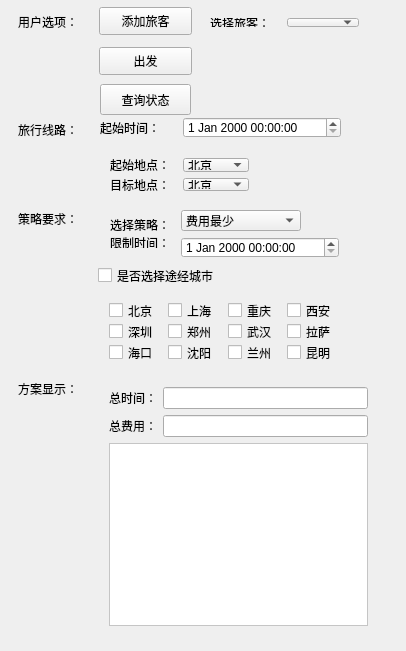
<?xml version="1.0" encoding="UTF-8"?>
<ui version="4.0">
 <class>Widget</class>
 <widget class="QWidget" name="Widget">
  <property name="geometry">
   <rect>
    <x>0</x>
    <y>0</y>
    <width>406</width>
    <height>651</height>
   </rect>
  </property>
  <property name="windowTitle">
   <string>Widget</string>
  </property>
  <widget class="QPushButton" name="StartButton">
   <property name="enabled">
    <bool>true</bool>
   </property>
   <property name="geometry">
    <rect>
     <x>99</x>
     <y>47</y>
     <width>93</width>
     <height>28</height>
    </rect>
   </property>
   <property name="minimumSize">
    <size>
     <width>93</width>
     <height>28</height>
    </size>
   </property>
   <property name="maximumSize">
    <size>
     <width>93</width>
     <height>28</height>
    </size>
   </property>
   <property name="text">
    <string>出发</string>
   </property>
  </widget>
  <widget class="QComboBox" name="StrategyComboBox">
   <property name="geometry">
    <rect>
     <x>181</x>
     <y>210</y>
     <width>120</width>
     <height>21</height>
    </rect>
   </property>
   <item>
    <property name="text">
     <string>费用最少</string>
    </property>
   </item>
   <item>
    <property name="text">
     <string>耗时最短</string>
    </property>
   </item>
   <item>
    <property name="text">
     <string>限时费用最少</string>
    </property>
   </item>
  </widget>
  <widget class="QWidget" name="layoutWidget">
   <property name="geometry">
    <rect>
     <x>98</x>
     <y>292</y>
     <width>253</width>
     <height>79</height>
    </rect>
   </property>
   <layout class="QVBoxLayout" name="verticalLayout_2">
    <item>
     <layout class="QHBoxLayout" name="horizontalLayout">
      <item>
       <widget class="QCheckBox" name="city0cbox">
        <property name="text">
         <string>北京</string>
        </property>
       </widget>
      </item>
      <item>
       <widget class="QCheckBox" name="city1cbox">
        <property name="text">
         <string>上海</string>
        </property>
       </widget>
      </item>
      <item>
       <widget class="QCheckBox" name="city2cbox">
        <property name="text">
         <string>重庆</string>
        </property>
       </widget>
      </item>
      <item>
       <widget class="QCheckBox" name="city3cbox">
        <property name="text">
         <string>西安</string>
        </property>
       </widget>
      </item>
     </layout>
    </item>
    <item>
     <layout class="QHBoxLayout" name="horizontalLayout_2">
      <item>
       <widget class="QCheckBox" name="city4cbox">
        <property name="text">
         <string>深圳</string>
        </property>
       </widget>
      </item>
      <item>
       <widget class="QCheckBox" name="city5cbox">
        <property name="text">
         <string>郑州</string>
        </property>
       </widget>
      </item>
      <item>
       <widget class="QCheckBox" name="city6cbox">
        <property name="text">
         <string>武汉</string>
        </property>
       </widget>
      </item>
      <item>
       <widget class="QCheckBox" name="city7cbox">
        <property name="text">
         <string>拉萨</string>
        </property>
       </widget>
      </item>
     </layout>
    </item>
    <item>
     <layout class="QHBoxLayout" name="horizontalLayout_3">
      <item>
       <widget class="QCheckBox" name="city8cbox">
        <property name="text">
         <string>海口</string>
        </property>
       </widget>
      </item>
      <item>
       <widget class="QCheckBox" name="city9cbox">
        <property name="text">
         <string>沈阳</string>
        </property>
       </widget>
      </item>
      <item>
       <widget class="QCheckBox" name="city10cbox">
        <property name="text">
         <string>兰州</string>
        </property>
       </widget>
      </item>
      <item>
       <widget class="QCheckBox" name="city11cbox">
        <property name="text">
         <string>昆明</string>
        </property>
       </widget>
      </item>
     </layout>
    </item>
   </layout>
  </widget>
  <widget class="SubWidget" name="LeftWidget" native="true">
   <property name="geometry">
    <rect>
     <x>20</x>
     <y>480</y>
     <width>61</width>
     <height>51</height>
    </rect>
   </property>
  </widget>
  <widget class="QLabel" name="label_3">
   <property name="geometry">
    <rect>
     <x>18</x>
     <y>211</y>
     <width>75</width>
     <height>16</height>
    </rect>
   </property>
   <property name="text">
    <string>策略要求：</string>
   </property>
  </widget>
  <widget class="QWidget" name="layoutWidget_2">
   <property name="geometry">
    <rect>
     <x>98</x>
     <y>376</y>
     <width>281</width>
     <height>261</height>
    </rect>
   </property>
   <layout class="QVBoxLayout" name="verticalLayout_5">
    <item>
     <layout class="QHBoxLayout" name="horizontalLayout_6">
      <item>
       <layout class="QVBoxLayout" name="verticalLayout">
        <item>
         <layout class="QHBoxLayout" name="TotalTimeLayout">
          <item>
           <widget class="QLabel" name="TotalTimeLabel">
            <property name="text">
             <string>总时间：</string>
            </property>
           </widget>
          </item>
          <item>
           <widget class="QLineEdit" name="TotalTime"/>
          </item>
         </layout>
        </item>
        <item>
         <layout class="QHBoxLayout" name="TotalFareLayout">
          <item>
           <widget class="QLabel" name="CostLabel">
            <property name="text">
             <string>总费用：</string>
            </property>
           </widget>
          </item>
          <item>
           <widget class="QLineEdit" name="Cost"/>
          </item>
         </layout>
        </item>
       </layout>
      </item>
     </layout>
    </item>
    <item>
     <widget class="QScrollArea" name="PathList">
      <property name="sizePolicy">
       <sizepolicy hsizetype="Minimum" vsizetype="Expanding">
        <horstretch>0</horstretch>
        <verstretch>0</verstretch>
       </sizepolicy>
      </property>
      <property name="minimumSize">
       <size>
        <width>0</width>
        <height>0</height>
       </size>
      </property>
      <property name="maximumSize">
       <size>
        <width>16777215</width>
        <height>256</height>
       </size>
      </property>
      <property name="styleSheet">
       <string notr="true">background-color: rgb(255, 255, 255);</string>
      </property>
      <property name="midLineWidth">
       <number>1</number>
      </property>
      <property name="verticalScrollBarPolicy">
       <enum>Qt::ScrollBarAsNeeded</enum>
      </property>
      <property name="horizontalScrollBarPolicy">
       <enum>Qt::ScrollBarAlwaysOff</enum>
      </property>
      <property name="sizeAdjustPolicy">
       <enum>QAbstractScrollArea::AdjustIgnored</enum>
      </property>
      <property name="widgetResizable">
       <bool>true</bool>
      </property>
      <widget class="QWidget" name="PathListContent">
       <property name="geometry">
        <rect>
         <x>0</x>
         <y>0</y>
         <width>277</width>
         <height>197</height>
        </rect>
       </property>
      </widget>
     </widget>
    </item>
   </layout>
  </widget>
  <widget class="QPushButton" name="addTravelerButton">
   <property name="geometry">
    <rect>
     <x>99</x>
     <y>7</y>
     <width>93</width>
     <height>28</height>
    </rect>
   </property>
   <property name="minimumSize">
    <size>
     <width>93</width>
     <height>28</height>
    </size>
   </property>
   <property name="maximumSize">
    <size>
     <width>93</width>
     <height>28</height>
    </size>
   </property>
   <property name="text">
    <string>添加旅客</string>
   </property>
  </widget>
  <widget class="QCheckBox" name="ThroughCityCheckBox">
   <property name="geometry">
    <rect>
     <x>98</x>
     <y>266</y>
     <width>147</width>
     <height>19</height>
    </rect>
   </property>
   <property name="text">
    <string>是否选择途经城市</string>
   </property>
  </widget>
  <widget class="QWidget" name="layoutWidget_3">
   <property name="geometry">
    <rect>
     <x>99</x>
     <y>147</y>
     <width>161</width>
     <height>55</height>
    </rect>
   </property>
   <layout class="QVBoxLayout" name="verticalLayout_3">
    <item>
     <layout class="QHBoxLayout" name="horizontalLayout_9">
      <item>
       <widget class="QLabel" name="StartLabel">
        <property name="text">
         <string>起始地点：</string>
        </property>
       </widget>
      </item>
      <item>
       <widget class="QComboBox" name="StartComboBox">
        <item>
         <property name="text">
          <string>北京</string>
         </property>
        </item>
        <item>
         <property name="text">
          <string>上海</string>
         </property>
        </item>
        <item>
         <property name="text">
          <string>重庆</string>
         </property>
        </item>
        <item>
         <property name="text">
          <string>西安</string>
         </property>
        </item>
        <item>
         <property name="text">
          <string>深圳</string>
         </property>
        </item>
        <item>
         <property name="text">
          <string>郑州</string>
         </property>
        </item>
        <item>
         <property name="text">
          <string>武汉</string>
         </property>
        </item>
        <item>
         <property name="text">
          <string>拉萨</string>
         </property>
        </item>
        <item>
         <property name="text">
          <string>海口</string>
         </property>
        </item>
        <item>
         <property name="text">
          <string>沈阳</string>
         </property>
        </item>
        <item>
         <property name="text">
          <string>兰州</string>
         </property>
        </item>
        <item>
         <property name="text">
          <string>昆明</string>
         </property>
        </item>
       </widget>
      </item>
     </layout>
    </item>
    <item>
     <layout class="QHBoxLayout" name="horizontalLayout_8">
      <item>
       <widget class="QLabel" name="DestinationLabel">
        <property name="text">
         <string>目标地点：</string>
        </property>
       </widget>
      </item>
      <item>
       <widget class="QComboBox" name="DestinationComboBox">
        <item>
         <property name="text">
          <string>北京</string>
         </property>
        </item>
        <item>
         <property name="text">
          <string>上海</string>
         </property>
        </item>
        <item>
         <property name="text">
          <string>重庆</string>
         </property>
        </item>
        <item>
         <property name="text">
          <string>西安</string>
         </property>
        </item>
        <item>
         <property name="text">
          <string>深圳</string>
         </property>
        </item>
        <item>
         <property name="text">
          <string>郑州</string>
         </property>
        </item>
        <item>
         <property name="text">
          <string>武汉</string>
         </property>
        </item>
        <item>
         <property name="text">
          <string>拉萨</string>
         </property>
        </item>
        <item>
         <property name="text">
          <string>海口</string>
         </property>
        </item>
        <item>
         <property name="text">
          <string>沈阳</string>
         </property>
        </item>
        <item>
         <property name="text">
          <string>兰州</string>
         </property>
        </item>
        <item>
         <property name="text">
          <string>昆明</string>
         </property>
        </item>
       </widget>
      </item>
     </layout>
    </item>
   </layout>
  </widget>
  <widget class="QWidget" name="layoutWidget_4">
   <property name="geometry">
    <rect>
     <x>99</x>
     <y>208</y>
     <width>77</width>
     <height>51</height>
    </rect>
   </property>
   <layout class="QVBoxLayout" name="verticalLayout_4">
    <item>
     <widget class="QLabel" name="StrategyLabel">
      <property name="text">
       <string>选择策略：</string>
      </property>
     </widget>
    </item>
    <item>
     <widget class="QLabel" name="DeadlineLabel">
      <property name="text">
       <string>限制时间：</string>
      </property>
     </widget>
    </item>
   </layout>
  </widget>
  <widget class="QLabel" name="label_2">
   <property name="geometry">
    <rect>
     <x>18</x>
     <y>119</y>
     <width>75</width>
     <height>21</height>
    </rect>
   </property>
   <property name="text">
    <string>旅行线路：</string>
   </property>
  </widget>
  <widget class="QDateTimeEdit" name="StartDateTimeEdit">
   <property name="geometry">
    <rect>
     <x>183</x>
     <y>117</y>
     <width>158</width>
     <height>21</height>
    </rect>
   </property>
  </widget>
  <widget class="QDateTimeEdit" name="DeadlineDateTimeEdit">
   <property name="geometry">
    <rect>
     <x>181</x>
     <y>237</y>
     <width>158</width>
     <height>21</height>
    </rect>
   </property>
  </widget>
  <widget class="QLabel" name="label_4">
   <property name="geometry">
    <rect>
     <x>18</x>
     <y>378</y>
     <width>72</width>
     <height>21</height>
    </rect>
   </property>
   <property name="text">
    <string>方案显示：</string>
   </property>
  </widget>
  <widget class="QWidget" name="layoutWidget_5">
   <property name="geometry">
    <rect>
     <x>199</x>
     <y>7</y>
     <width>171</width>
     <height>31</height>
    </rect>
   </property>
   <layout class="QHBoxLayout" name="horizontalLayout_4">
    <item>
     <widget class="QLabel" name="TravelerChoseLabel">
      <property name="text">
       <string>选择旅客：</string>
      </property>
     </widget>
    </item>
    <item>
     <widget class="QComboBox" name="TravelerComboBox"/>
    </item>
   </layout>
  </widget>
  <widget class="QLabel" name="label">
   <property name="geometry">
    <rect>
     <x>18</x>
     <y>12</y>
     <width>75</width>
     <height>20</height>
    </rect>
   </property>
   <property name="text">
    <string>用户选项：</string>
   </property>
  </widget>
  <widget class="QLabel" name="StartLabel_2">
   <property name="geometry">
    <rect>
     <x>100</x>
     <y>120</y>
     <width>75</width>
     <height>16</height>
    </rect>
   </property>
   <property name="text">
    <string>起始时间：</string>
   </property>
  </widget>
  <widget class="QPushButton" name="pushButton">
   <property name="geometry">
    <rect>
     <x>100</x>
     <y>84</y>
     <width>91</width>
     <height>31</height>
    </rect>
   </property>
   <property name="text">
    <string>查询状态</string>
   </property>
  </widget>
  <widget class="QWidget" name="layoutWidget">
   <property name="geometry">
    <rect>
     <x>200</x>
     <y>90</y>
     <width>177</width>
     <height>22</height>
    </rect>
   </property>
   <layout class="QHBoxLayout" name="horizontalLayout_5">
    <item>
     <widget class="QLabel" name="label_5">
      <property name="text">
       <string>状态：</string>
      </property>
     </widget>
    </item>
    <item>
     <widget class="QLineEdit" name="at"/>
    </item>
   </layout>
  </widget>
  <widget class="QWidget" name="">
   <property name="geometry">
    <rect>
     <x>200</x>
     <y>48</y>
     <width>191</width>
     <height>22</height>
    </rect>
   </property>
   <layout class="QHBoxLayout" name="horizontalLayout_7">
    <item>
     <widget class="QLabel" name="SpentTimeLabel">
      <property name="text">
       <string>计时：</string>
      </property>
     </widget>
    </item>
    <item>
     <widget class="QLineEdit" name="SpentTime"/>
    </item>
   </layout>
  </widget>
 </widget>
 <layoutdefault spacing="6" margin="11"/>
 <customwidgets>
  <customwidget>
   <class>SubWidget</class>
   <extends>QWidget</extends>
   <header>SubWidget.h</header>
   <container>1</container>
  </customwidget>
 </customwidgets>
 <resources/>
 <connections/>
</ui>
